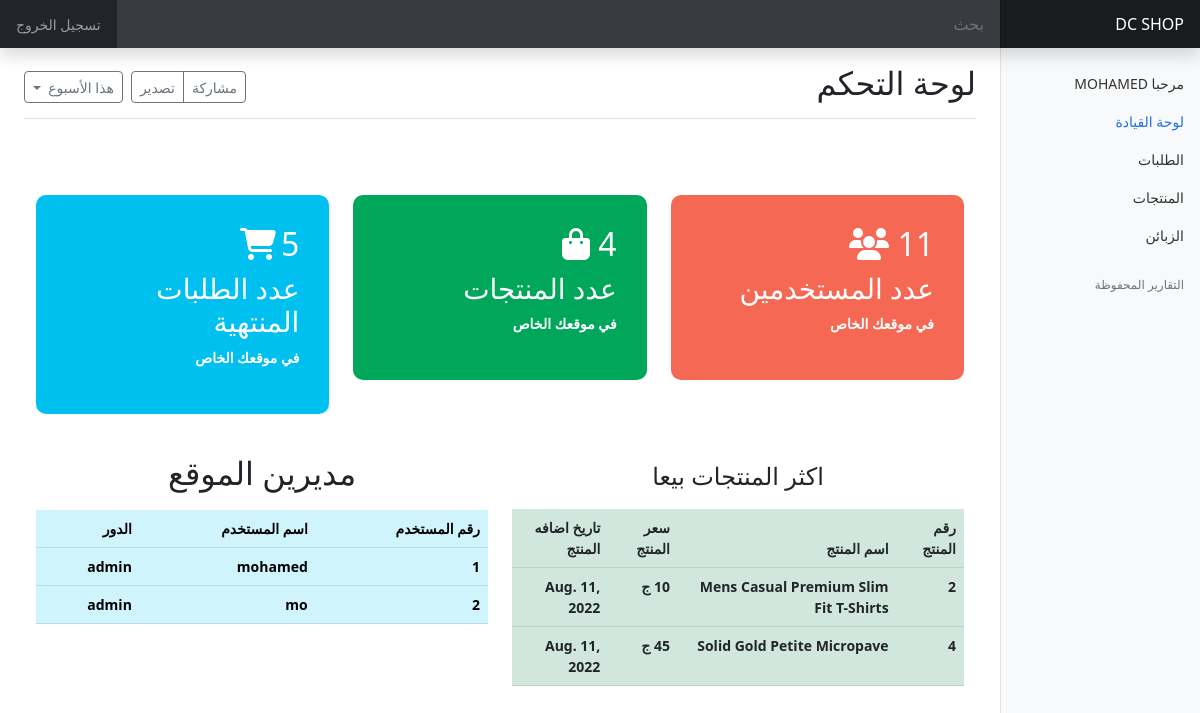
Page /admin-dashboard (signed in) on the committed database.
### mgapp/models.py (models this page shows)
class product(models.Model):
    title =models.CharField(max_length=200)
    description =models.TextField(max_length=10000 ,blank=True , null=True )
    oldprice =  models.IntegerField(blank=True , null=True)
    pirce = models.IntegerField()
    createdat = models.DateField(default=datetime.now() )
    image =models.ImageField(upload_to = 'photos')
    category = models.ForeignKey(Category , on_delete=models.SET_NULL, null =True , blank= True)
    def __str__(self) -> str:
        return self.title
    class Meta :
        ordering =['-createdat']

### mgapp/views.py (the view)
# urls.py: path('admin-dashboard', views.admindash , name='admin-dash'),
@login_required(login_url='login')
def admindash(request):
    if request.user.is_staff:
        users = User.objects.all().order_by('id')
        usercount =users.count()
        productscount = product.objects.all().count()
        payments =Payment.objects.all().count()
        ss =product.objects.annotate(x = Count("order__payment")).order_by('-x')[:2]
        zz =User.objects.all().annotate(s =Count("order__payment")).order_by("-s")[:5]
        context={'productscount' : productscount ,
        'users':users,
        'usercount':usercount ,
        'orders':payments ,
        "ss":ss ,
        'zz':zz
        }
        return render (request , 'Dashboard/admin.html' , context)
    return redirect("notfound")

### templates/Dashboard/admin.html (shortened to what this page needs)
{% load static %}
<!doctype html>
<html lang="ar" dir="rtl">
  <head>
<link href="{% static 'bootstrap.rtl.min.css' %}" rel="stylesheet">
    <link href="{% static 'dashboard.rtl.css' %}" rel="stylesheet">
  </head>
  <body>
<header class="navbar navbar-dark sticky-top bg-dark flex-md-nowrap p-0 shadow">
  <a class="navbar-brand col-md-3 col-lg-2 me-0 px-3 fs-6" href="{% url 'admin-dash' %}">DC SHOP</a>
  <input class="form-control form-control-dark w-100 rounded-0 border-0" type="text" placeholder="بحث" aria-label="بحث">
  <div class="navbar-nav">
    <div class="nav-item text-nowrap">
      <a class="nav-link px-3" href="{% url 'logout' %}">تسجيل الخروج</a>
    </div>
  </div>
</header>
<div class="container-fluid">
  <div class="row">
    <nav id="sidebarMenu" class="col-md-3 col-lg-2 d-md-block bg-light sidebar collapse">
      <div class="position-sticky pt-3 sidebar-sticky">
        <ul class="nav flex-column">
          <a class="nav-link text-uppercase" aria-current="page" href="#">
            مرحبا {{user}}
          </a>
          <li class="nav-item">
            <a class="nav-link active" aria-current="page" href="{% url 'admin-dash' %}">
              لوحة القيادة
            </a>
          </li>
          <li class="nav-item">
            <a class="nav-link" href="#">
              الطلبات
            </a>
          </li>
          <li class="nav-item">
            <a class="nav-link" href="{% url 'admin-products' %}">
              المنتجات
            </a>
          </li>
          <li class="nav-item">
            <a class="nav-link" href="#">
              الزبائن
            </a>
          </li>
        </ul>
        <h6 class="sidebar-heading d-flex justify-content-between align-items-center px-3 mt-4 mb-1 text-muted text-uppercase">
          <span>التقارير المحفوظة</span>
        </h6>
      </div>
    </nav>
    <main class="col-md-9 ms-sm-auto col-lg-10 px-md-4">
      <div class="d-flex justify-content-between flex-wrap flex-md-nowrap align-items-center pt-3 pb-2 mb-3 border-bottom">
        <h1 class="h2">لوحة التحكم</h1>
        <div class="btn-toolbar mb-2 mb-md-0">
          <div class="btn-group me-2">
            <button type="button" class="btn btn-sm btn-outline-secondary">مشاركة</button>
            <button type="button" class="btn btn-sm btn-outline-secondary">تصدير</button>
          </div>
          <button type="button" class="btn btn-sm btn-outline-secondary dropdown-toggle">
            هذا الأسبوع
          </button>
        </div>
      </div>
<div class="container">
      <div class="row">
<div class="col-lg-4">
<div class="users">
<h2> {{usercount}} <i class="fa-solid fa-users"></i></h2>
<h3> عدد المستخدمين</h3>
<p> في موقعك الخاص</p>
</div>
</div>
<div class="col-lg-4">
<div class="products">
<h2> {{productscount}} <i class="fa-solid fa-bag-shopping"></i></h2>
<h3> عدد المنتجات</h3>
<p> في موقعك الخاص</p>
</div>
</div>
<div class="col-lg-4">
<div class="orders">
  <div style="display: flex ;">
<h2 id="counts"> {{orders}}</h2>
<h2 style="padding-right:5px ;"><i class="fa-solid fa-cart-shopping"></i></h2>
</div>
<h3> عدد الطلبات المنتهية</h3>
<p> في موقعك الخاص</p>
</div>
</div>
      </div>
<div class="row">
  <div class="col-lg-6 pt-5 align-items-center">
<h4 style="text-align: center; padding-bottom: 10px;">اكثر المنتجات بيعا</h4>
<table class="table table-success text-dark fw-bold">
  <thead>
    <tr>
      <th scope="col">رقم المنتج</th>
      <th scope="col">اسم المنتج</th>
      <th scope="col">سعر المنتج</th>
      <th scope="col"> تاريخ اضافه المنتج</th>
    </tr>
  </thead>
  <tbody>
          {% for s in ss %}
<tr>
      <td>{{s.id}}</td>
      <td>{{s}} </td>
      <td>{{s.pirce}} ج</td>
      <td>{{s.createdat}}</td>
    </tr>      {% endfor %}
  </tbody>
</table>
</div>
<div class="col-lg-6">
    <div class="table-responsive " style="margin-top: 40px;">
      <h2 style="text-align: center ; padding-bottom: 10px;">مديرين الموقع</h2>
        <table class="table table-info fw-bold">
          <thead>
            <tr>
              <th scope="col">رقم المستخدم</th>
              <th scope="col">اسم المستخدم</th>
              <th scope="col">الدور</th>
            </tr>
          </thead>
          <tbody>
            {% for user in users %}
            {% if user.is_staff %}
            <tr>
              <td>{{user.id}}</td>
              <td>{{user}}</td>
                <td>admin</td>
            </tr>
              {% endif %}
            {% endfor %}
          </tbody>
        </table>
      </div>
    </div>
  </div>
    </main>
  </div>
</div>
  </body>
</html>

### manpro/static/dashboard.rtl.css (style rules this page uses)
body { font-size: .875rem; }
.sidebar { position: fixed; top: 0; right: 0; bottom: 0; z-index: 100; padding: 48px 0 0; box-shadow: inset 1px 0 0 rgba(0, 0, 0, .1); }
.sidebar-sticky { height: calc(100vh - 48px); overflow-x: hidden; overflow-y: auto; }
.sidebar .nav-link { font-weight: 500; color: #333; }
.sidebar .nav-link.active { color: #2470dc; }
.sidebar-heading { font-size: .75rem; }
.navbar-brand { padding-top: .75rem; padding-bottom: .75rem; background-color: rgba(0, 0, 0, .25); box-shadow: inset 1px 0 0 rgba(0, 0, 0, .25); }
.navbar .form-control { padding: .75rem 1rem; }
.form-control-dark { color: #fff; background-color: rgba(255, 255, 255, .1); border-color: rgba(255, 255, 255, .1); }

### templates/Dashboard/admin.html (style rules this page uses)
.users { background-color: #f56854; margin-top: 60px; padding: 30px; border-radius: 10px; font-weight: bold; color: white; position: relative; overflow: hidden; }
.products { background-color: #00a65a; margin-top: 60px; padding: 30px; border-radius: 10px; font-weight: bold; color: white; position: relative; overflow: hidden; }
.orders { background-color: #00c0ef; margin-top: 60px; padding: 30px; border-radius: 10px; font-weight: bold; color: white; position: relative; overflow: hidden; }

### rows in the picture
product: id "2", title "Mens Casual Premium Slim Fit T-Shirts", pirce "10", createdat "Aug. 11, 2022"
product: id "4", title "Solid Gold Petite Micropave", pirce "45", createdat "Aug. 11, 2022"

### other values in the picture
{{ user }} "MOHAMED"
{{ orders }} "5"
{{ user.id }} "1"
{{ user }} "mohamed"
{{ user.id }} "2"
{{ user }} "mo"
